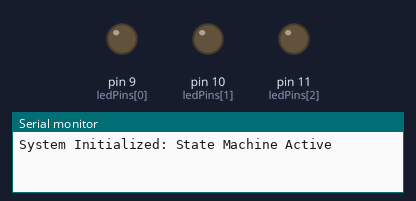
The sketch below on a simulated Arduino Uno, built with avr-gcc and run on an emulated ATmega328P. Parts: output pins drawn as LEDs (lit = HIGH), the last lines printed to the serial monitor.

Above: at 0.2 s.
At 0.7 s:
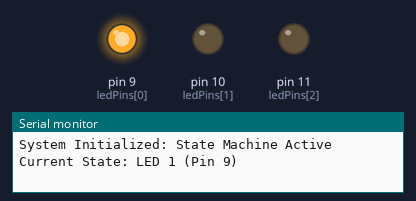
At 1.7 s:
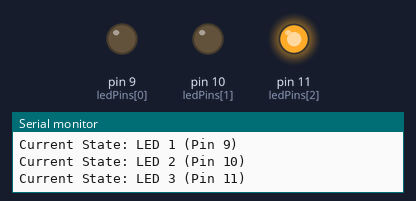
At 2.7 s:
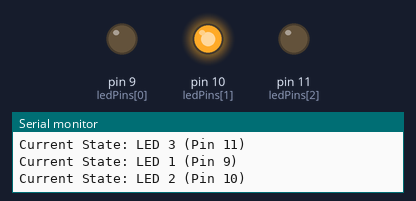
Timing chart, 0 to 3.5 s (numbered marks = the images above):
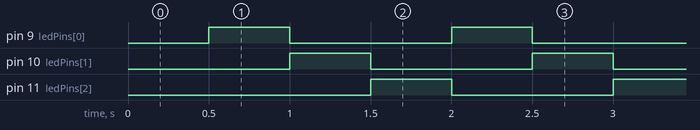

The sketch:

multi_led_fsm.ino
```cpp
// ===============================
// Optional Debug Configuration
// DEBUG 1 is on   DEBUG 0 off
// ===============================
#define DEBUG 1

// ===============================
// State Machine Definition
// ===============================
enum State {
  LED1_ON,
  LED2_ON,
  LED3_ON
};

State currentState = LED1_ON; // Initialize to first state

// ===============================
// Hardware Configuration
// ===============================
const int ledPins[] = {9, 10, 11};
const int numLEDs = 3;

// ===============================
// Timing Variables
// ===============================
unsigned long previousMillis = 0;
const long interval = 500;

void setup() {
#if DEBUG
  Serial.begin(9600);
  Serial.println("System Initialized: State Machine Active");
#endif

  for (int i = 0; i < numLEDs; i++) {
    pinMode(ledPins[i], OUTPUT);
  }
}

void loop() {
  unsigned long currentMillis = millis();

  if (currentMillis - previousMillis >= interval) {
    previousMillis = currentMillis;

    // 1. Turn off all LEDs before switching states
    for (int i = 0; i < numLEDs; i++) {
      digitalWrite(ledPins[i], LOW);
    }

    // 2. State Machine Logic
    switch (currentState) {
      case LED1_ON:
        digitalWrite(ledPins[0], HIGH);
        logState("LED 1 (Pin 9)");
        currentState = LED2_ON; // Transition
        break;

      case LED2_ON:
        digitalWrite(ledPins[1], HIGH);
        logState("LED 2 (Pin 10)");
        currentState = LED3_ON; // Transition
        break;

      case LED3_ON:
        digitalWrite(ledPins[2], HIGH);
        logState("LED 3 (Pin 11)");
        currentState = LED1_ON; // Loop back
        break;
    }
  }
}

// Helper function for clean serial output
void logState(String label) {
#if DEBUG
  Serial.print("Current State: ");
  Serial.println(label);
#endif
}
```

Measured:
- by itself, pin 9 (ledPins[0]), pin 10 (ledPins[1]), pin 11 (ledPins[2]): alternates HIGH for 0.50 s and LOW for 1.0 s
- by itself, everything shown: repeats every 1.5 s, in 3 steps
